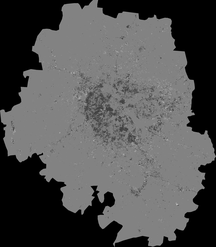
#> input picture AUTHOR_VERSION_Difference_Based_Change_Detection/CBU_CNBU_Changing_Maps/Bangalore_CBU_CNBU_Changing.png, 216 x 247 px, shrunk from 1869 x 2134 before the run; its folder holds 4 pictures in this run
$ python Create_Colored_Change_Maps.py
#> lines starting #> are read from the running program, lines starting #| are printed output that depends on the picture
from PIL import Image
import numpy as np
import os, sys

districts = ['Bangalore', 'Chennai', 'Delhi', 'Gurgaon', 'Hyderabad', 'Kolkata', 'Mumbai']
main_input_folder = 'CBU_CNBU_Changing_Maps'

destination_directory = main_input_folder+'/Colored_CBU-CNBU_Changing_Maps'

for district in districts:
    input_file_path = main_input_folder+'/'+district+'_CBU_CNBU_Changing.png'
    image_1d = np.array( Image.open(input_file_path) )
#> image_1d is the input picture: shape (247, 216); min 0, max 179, mean 80

    image_3d = np.zeros( [image_1d.shape[0],image_1d.shape[1],3], dtype=np.uint8 )

    for i in range(image_1d.shape[0]):
        for j in range(image_1d.shape[1]):
            if image_1d[i][j] == 195:
                image_3d[i][j] = [255,0,0]
            else:
                if image_1d[i][j] == 0: #background
                    image_3d[i][j] = [0,0,0]
                elif image_1d[i][j] == 65: #BU
                    image_3d[i][j] = [160,160,160]
                elif image_1d[i][j] == 130: #NBU
                    image_3d[i][j] = [0,255,0]
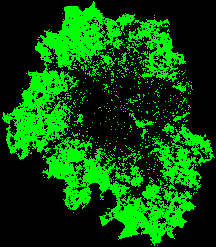
#> image_3d: shape (247, 216, 3); mean of channels 0, 1, 2 0.1, 75.9, 0.1; drawn as R, G, B

    image_3d = Image.fromarray(image_3d)

    os.makedirs( destination_directory, exist_ok = True )
    image_3d.save(destination_directory+'/'+district+'_Colored_CBU_CNBU_Changing.png')
#> pass 2 of the loop `for district in districts:`:
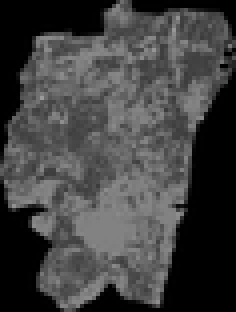
#> input picture AUTHOR_VERSION_Difference_Based_Change_Detection/CBU_CNBU_Changing_Maps/Chennai_CBU_CNBU_Changing.png, 59 x 78 px, shrunk from 507 x 676 before the run (shown 4 times larger)
#> image_1d is the input picture: shape (78, 59); min 0, max 155, mean 65.2
#> after the loop `for i in range(image_1d.shape[0]):`:
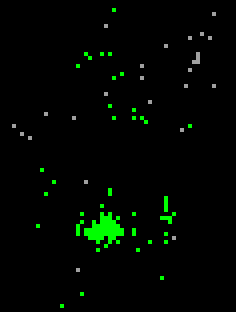
#> image_3d: shape (78, 59, 3) (shown 4 times larger); mean of channels 0, 1, 2 0.9, 6.2, 0.9; drawn as R, G, B
#> pass 3 of the loop `for district in districts:`:
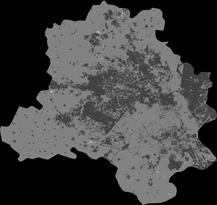
#> input picture AUTHOR_VERSION_Difference_Based_Change_Detection/CBU_CNBU_Changing_Maps/Delhi_CBU_CNBU_Changing.png, 217 x 205 px, shrunk from 1874 x 1768 before the run
#> image_1d is the input picture: shape (205, 217); min 0, max 200, mean 65.1
#> after the loop `for i in range(image_1d.shape[0]):`:
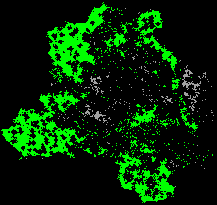
#> image_3d: shape (205, 217, 3); mean of channels 0, 1, 2 2.1, 40, 2.1; drawn as R, G, B
#> (the run stopped early here; a loop or call above may not have finished)
